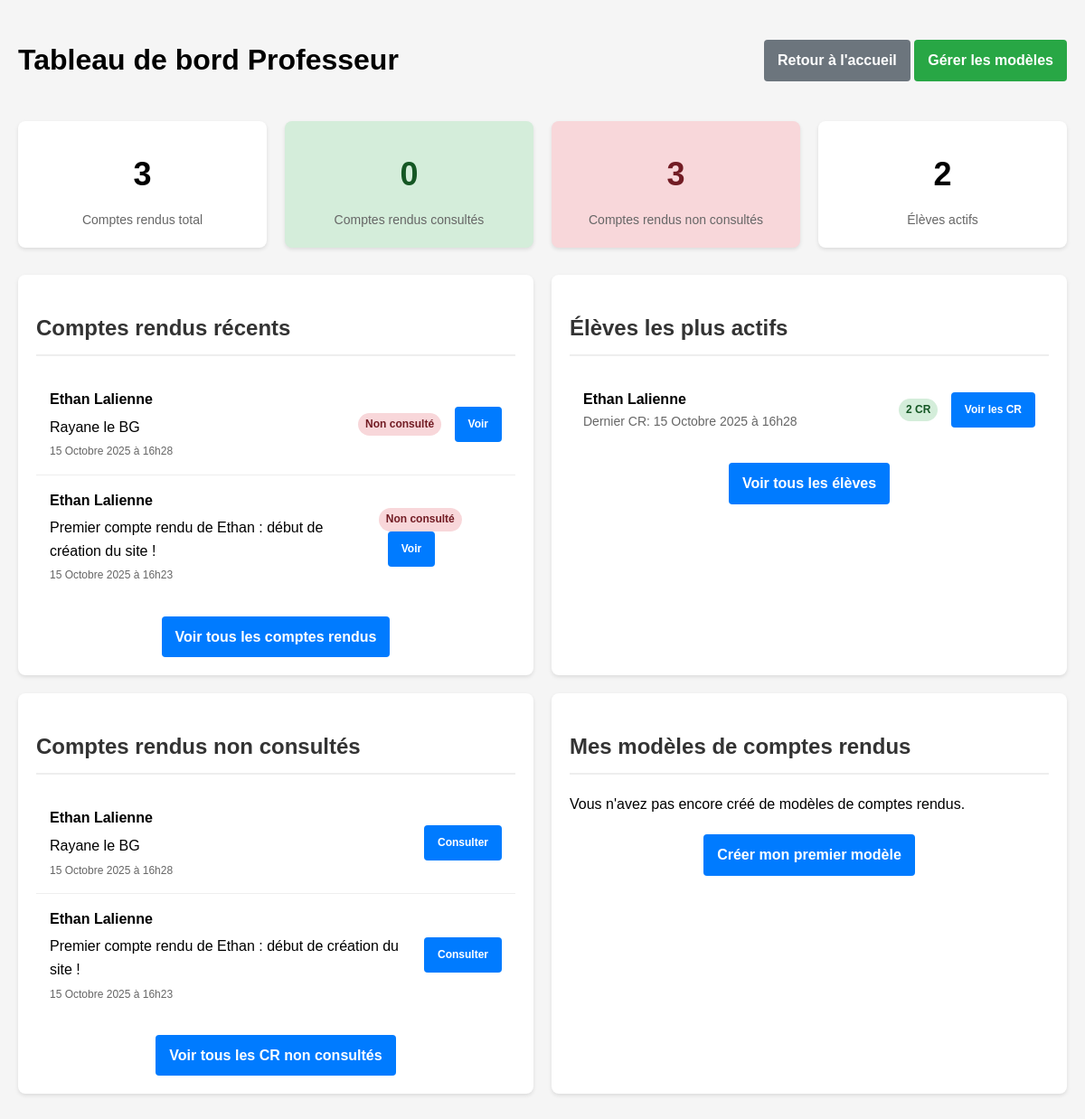
The page /tableau_bord_prof.php (signed in) on the database as committed earlier.
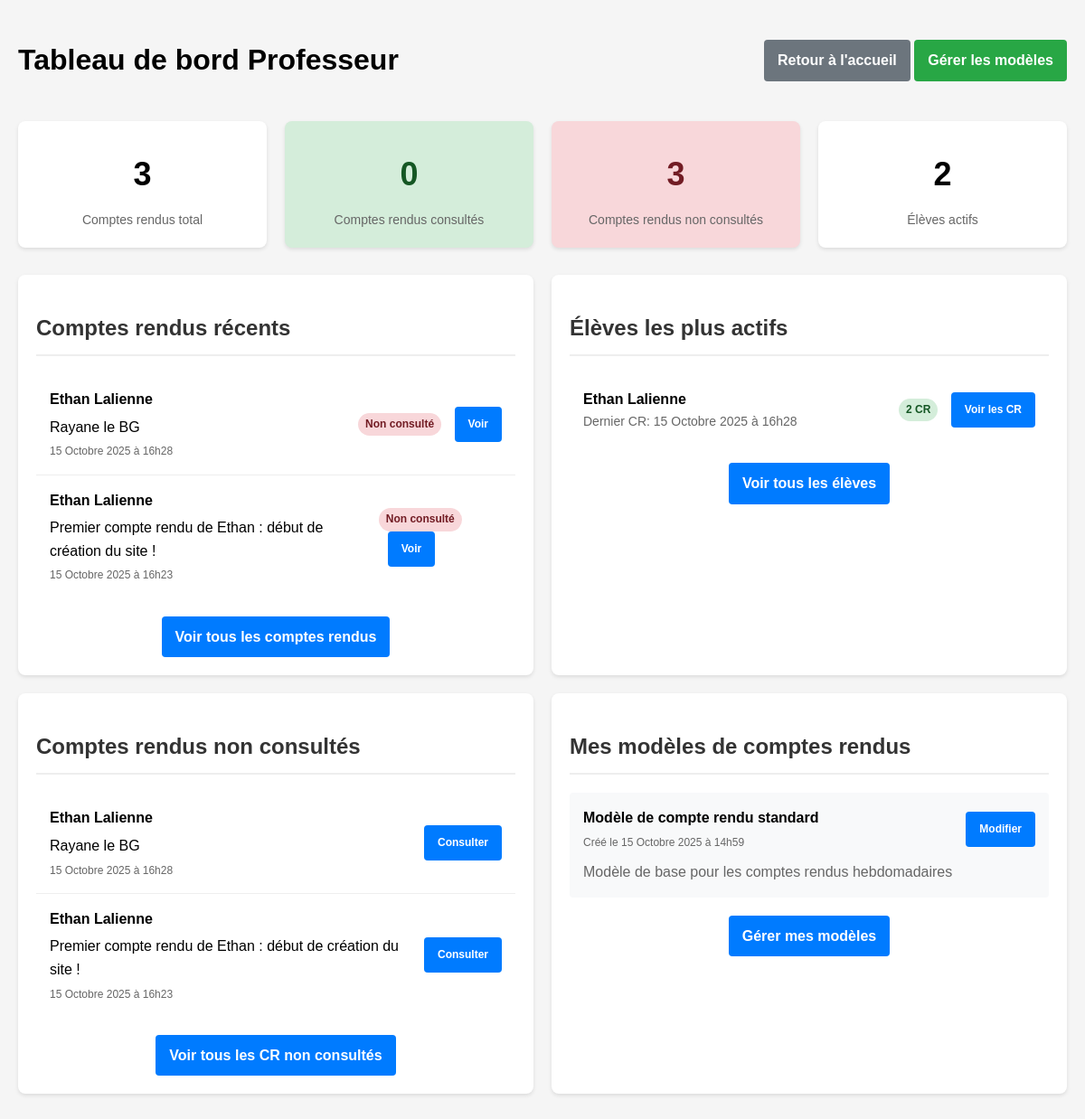
The same page on the database as committed later.
### tables this page shows
CREATE TABLE IF NOT EXISTS `cr` (
  `num` bigint NOT NULL AUTO_INCREMENT,
  `date` date DEFAULT NULL,
  `description` text,
  `contenu_html` LONGTEXT,
  `vu` tinyint(1) DEFAULT '0',
  `datetime` datetime DEFAULT NULL,
  `num_utilisateur` int DEFAULT NULL,
  PRIMARY KEY (`num`),
  KEY `num_utilisateur` (`num_utilisateur`)
);

CREATE TABLE IF NOT EXISTS `utilisateur` (
  `num` int NOT NULL AUTO_INCREMENT,
  `nom` varchar(100) NOT NULL,
  `prenom` varchar(100) NOT NULL,
  `tel` varchar(20) DEFAULT NULL,
  `login` varchar(100) NOT NULL,
  `motdepasse` varchar(100) NOT NULL,
  `type` int DEFAULT NULL,
  `email` varchar(100) DEFAULT NULL,
  `option` int DEFAULT NULL,
  `num_stage` int DEFAULT NULL,
  `token` varchar(10000) NOT NULL,
  `date` date DEFAULT NULL,
  `token_created_at` datetime DEFAULT NULL,
  `email_valide` tinyint(1) DEFAULT '0',
  `code_verification` varchar(10) DEFAULT NULL,
  `email_verification_token` varchar(100) DEFAULT NULL,
  `email_verification_token_created_at` datetime DEFAULT NULL,
  PRIMARY KEY (`num`),
  UNIQUE KEY `login` (`login`),
  UNIQUE KEY `email` (`email`),
  KEY `num_stage` (`num_stage`)
);

CREATE TABLE IF NOT EXISTS `modeles_cr` (
  `id` int NOT NULL AUTO_INCREMENT,
  `titre` varchar(255) NOT NULL,
  `description` text,
  `contenu_html` LONGTEXT,
  `professeur_id` int NOT NULL,
  `date_creation` datetime DEFAULT CURRENT_TIMESTAMP,
  `actif` tinyint(1) DEFAULT '1',
  PRIMARY KEY (`id`),
  KEY `professeur_id` (`professeur_id`)
);

### tableau_bord_prof.php (the view, shortened to what the changed rows need)
<?php
include '_conf.php';
$bdd = mysqli_connect($serveurBDD, $userBDD, $mdpBDD, $nomBDD);
$cr_recents_query = "SELECT cr.*, u.nom, u.prenom
                    FROM cr
                    JOIN utilisateur u ON cr.num_utilisateur = u.num
                    ORDER BY cr.datetime DESC
                    LIMIT 10";
$cr_recents_result = mysqli_query($bdd, $cr_recents_query);
$eleves_actifs_query = "SELECT u.num, u.nom, u.prenom, COUNT(cr.num) as nb_cr,
                        MAX(cr.datetime) as dernier_cr
                        FROM utilisateur u
                        JOIN cr ON u.num = cr.num_utilisateur
                        WHERE u.type = 0
                        GROUP BY u.num
                        ORDER BY nb_cr DESC, dernier_cr DESC
                        LIMIT 5";
$eleves_actifs_result = mysqli_query($bdd, $eleves_actifs_query);
$cr_non_vus_query = "SELECT cr.*, u.nom, u.prenom
                     FROM cr
                     JOIN utilisateur u ON cr.num_utilisateur = u.num
                     WHERE cr.vu = 0
                     ORDER BY cr.datetime DESC
                     LIMIT 5";
$cr_non_vus_result = mysqli_query($bdd, $cr_non_vus_query);
$modeles_query = "SELECT * FROM modeles_cr
                 WHERE professeur_id = {$_SESSION['Sid']}
                 ORDER BY date_creation DESC";
$modeles_result = mysqli_query($bdd, $modeles_query);
function formatDateFrench($date) {
    $english_months = array('January', 'February', 'March', 'April', 'May', 'June', 'July', 'August', 'September', 'October', 'November', 'December');
    $french_months = array('Janvier', 'Février', 'Mars', 'Avril', 'Mai', 'Juin', 'Juillet', 'Août', 'Septembre', 'Octobre', 'Novembre', 'Décembre');
    $date_str = date('d F Y à H\hi', strtotime($date));
    $date_str = str_replace($english_months, $french_months, $date_str);
    return $date_str;
}
?>
<!DOCTYPE html>
<html lang="fr">
<head>
</head>
<body>
    <div class="container">
        <div class="header">
            <h1>Tableau de bord Professeur</h1>
        </div>
        <div class="grid-container">
            <div class="card">
                <h2>Comptes rendus récents</h2>
                <?php if (mysqli_num_rows($cr_recents_result) > 0): ?>
                    <ul class="cr-list">
                        <?php while ($cr = mysqli_fetch_assoc($cr_recents_result)): ?>
                            <li class="cr-item">
                                <div style="display: flex; justify-content: space-between; align-items: center;">
                                    <div>
                                        <strong><?php echo htmlspecialchars($cr['prenom'] . ' ' . $cr['nom']); ?></strong>
                                        <div style="margin-top: 5px;">
                                            <?php echo htmlspecialchars(substr($cr['description'], 0, 80)) . (strlen($cr['description']) > 80 ? '...' : ''); ?>
                                        </div>
                                        <div style="color: #666; font-size: 12px; margin-top: 5px;">
                                            <?php echo formatDateFrench($cr['datetime']); ?>
                                        </div>
                                    </div>
                                    <div>
                                        <span class="badge <?php echo $cr['vu'] ? 'badge-success' : 'badge-danger'; ?>">
                                            <?php echo $cr['vu'] ? 'Consulté' : 'Non consulté'; ?>
                                        </span>
                                        <a href="liste_cr_prof.php?view=<?php echo $cr['num']; ?>" class="btn" style="font-size: 12px; margin-left: 10px;">Voir</a>
                                    </div>
                                </div>
                            </li>
                        <?php endwhile; ?>
                    </ul>
                <?php else: ?>
                    <p>Aucun compte rendu disponible.</p>
                <?php endif; ?>
            </div>
            <div class="card">
                <h2>Élèves les plus actifs</h2>
                <?php if (mysqli_num_rows($eleves_actifs_result) > 0): ?>
                    <ul class="cr-list">
                        <?php while ($eleve = mysqli_fetch_assoc($eleves_actifs_result)): ?>
                            <li class="eleve-item">
                                <div>
                                    <strong><?php echo htmlspecialchars($eleve['prenom'] . ' ' . $eleve['nom']); ?></strong>
                                    <div style="color: #666; font-size: 14px;">
                                        Dernier CR: <?php echo formatDateFrench($eleve['dernier_cr']); ?>
                                    </div>
                                </div>
                                <div>
                                    <span class="badge badge-success">
                                        <?php echo $eleve['nb_cr']; ?> CR
                                    </span>
                                    <a href="liste_cr_prof.php?eleve=<?php echo $eleve['num']; ?>" class="btn" style="font-size: 12px; margin-left: 10px;">
                                        Voir les CR
                                    </a>
                                </div>
                            </li>
                        <?php endwhile; ?>
                    </ul>
                <?php else: ?>
                    <p>Aucun élève actif pour le moment.</p>
                <?php endif; ?>
            </div>
        </div>
        <div class="grid-container">
            <div class="card">
                <h2>Comptes rendus non consultés</h2>
                <?php if (mysqli_num_rows($cr_non_vus_result) > 0): ?>
                    <ul class="cr-list">
                        <?php while ($cr = mysqli_fetch_assoc($cr_non_vus_result)): ?>
                            <li class="cr-item">
                                <div style="display: flex; justify-content: space-between; align-items: center;">
                                    <div>
                                        <strong><?php echo htmlspecialchars($cr['prenom'] . ' ' . $cr['nom']); ?></strong>
                                        <div style="margin-top: 5px;">
                                            <?php echo htmlspecialchars(substr($cr['description'], 0, 80)) . (strlen($cr['description']) > 80 ? '...' : ''); ?>
                                        </div>
                                        <div style="color: #666; font-size: 12px; margin-top: 5px;">
                                            <?php echo formatDateFrench($cr['datetime']); ?>
                                        </div>
                                    </div>
                                    <div>
                                        <a href="liste_cr_prof.php?view=<?php echo $cr['num']; ?>" class="btn" style="font-size: 12px;">
                                            Consulter
                                        </a>
                                    </div>
                                </div>
                            </li>
                        <?php endwhile; ?>
                    </ul>
                <?php else: ?>
                    <p>Tous les comptes rendus ont été consultés. Bravo !</p>
                <?php endif; ?>
            </div>
            <div class="card">
                <h2>Mes modèles de comptes rendus</h2>
                <?php if (mysqli_num_rows($modeles_result) > 0): ?>
                    <?php while ($modele = mysqli_fetch_assoc($modeles_result)): ?>
                        <div class="modele-item">
                            <div style="display: flex; justify-content: space-between; align-items: center;">
                                <div>
                                    <strong><?php echo htmlspecialchars($modele['titre']); ?></strong>
                                    <div style="color: #666; font-size: 12px; margin-top: 5px;">
                                        Créé le <?php echo formatDateFrench($modele['date_creation']); ?>
                                    </div>
                                </div>
                                <div>
                                    <a href="gestion_modeles.php?edit=<?php echo $modele['id']; ?>" class="btn" style="font-size: 12px;">
                                        Modifier
                                    </a>
                                </div>
                            </div>
                            <div style="margin-top: 10px; color: #666;">
                                <?php echo htmlspecialchars($modele['description']); ?>
                            </div>
                        </div>
                    <?php endwhile; ?>
                    <div style="text-align: center; margin-top: 20px;">
                        <a href="gestion_modeles.php" class="btn">Gérer mes modèles</a>
                    </div>
                <?php else: ?>
                    <p>Vous n'avez pas encore créé de modèles de comptes rendus.</p>
                    <div style="text-align: center; margin-top: 20px;">
                        <a href="gestion_modeles.php" class="btn">Créer mon premier modèle</a>
                    </div>
                <?php endif; ?>
            </div>
        </div>
    </div>
</body>
</html>

Rows that differ between the two databases and show on the page:
added modeles_cr: titre "Modèle de compte rendu standard", date_creation "15 Octobre 2025 à 14h59", description "Modèle de base pour les comptes rendus hebdomadaires"
Other text that changed with them:
text no longer shown: "Vous n'avez pas encore créé de modèles de comptes rendus. Créer mon premier modèle"
text now shown: "Gérer mes modèles"
